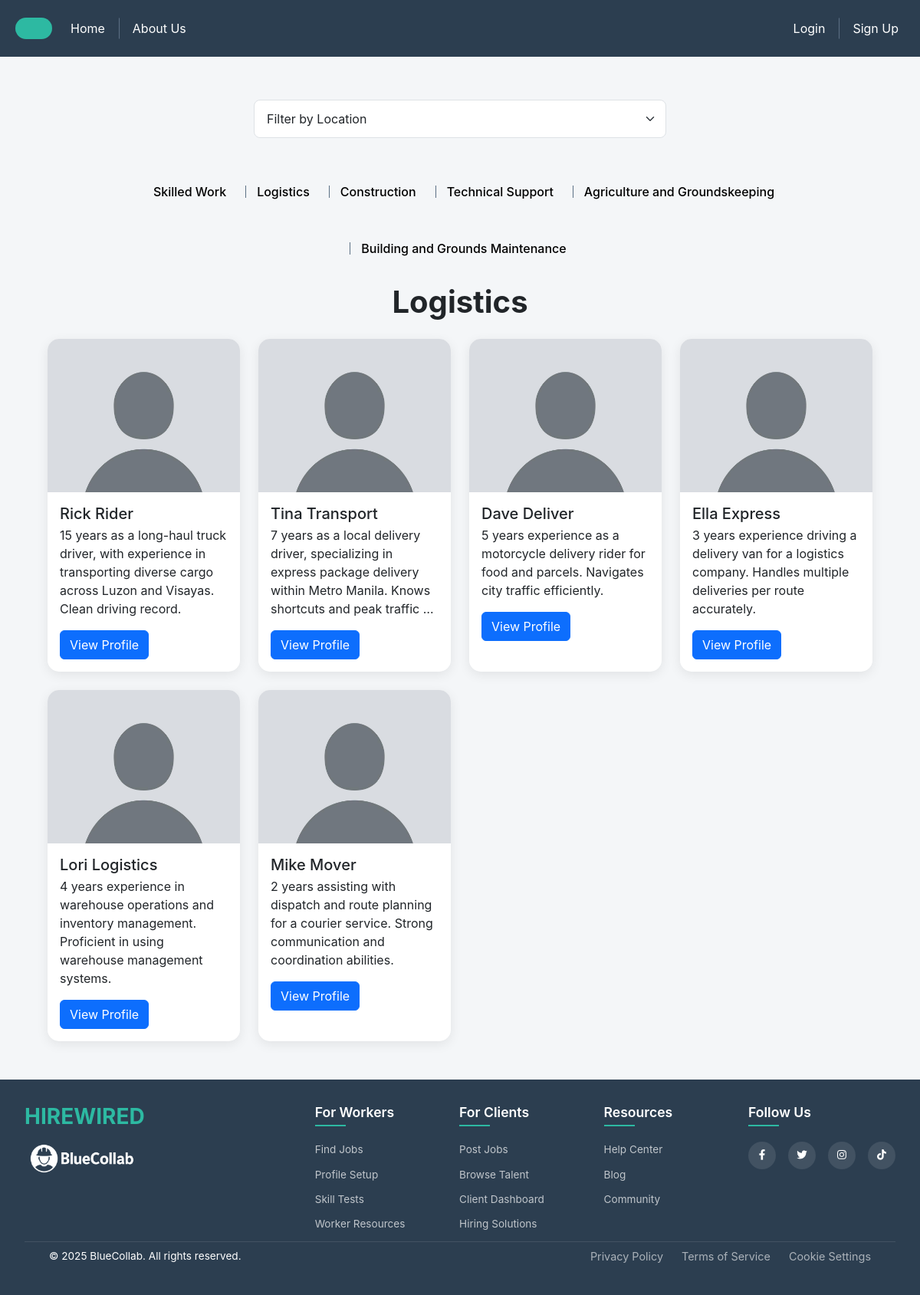
The page /workers/?category=Logistics on the database as committed earlier.
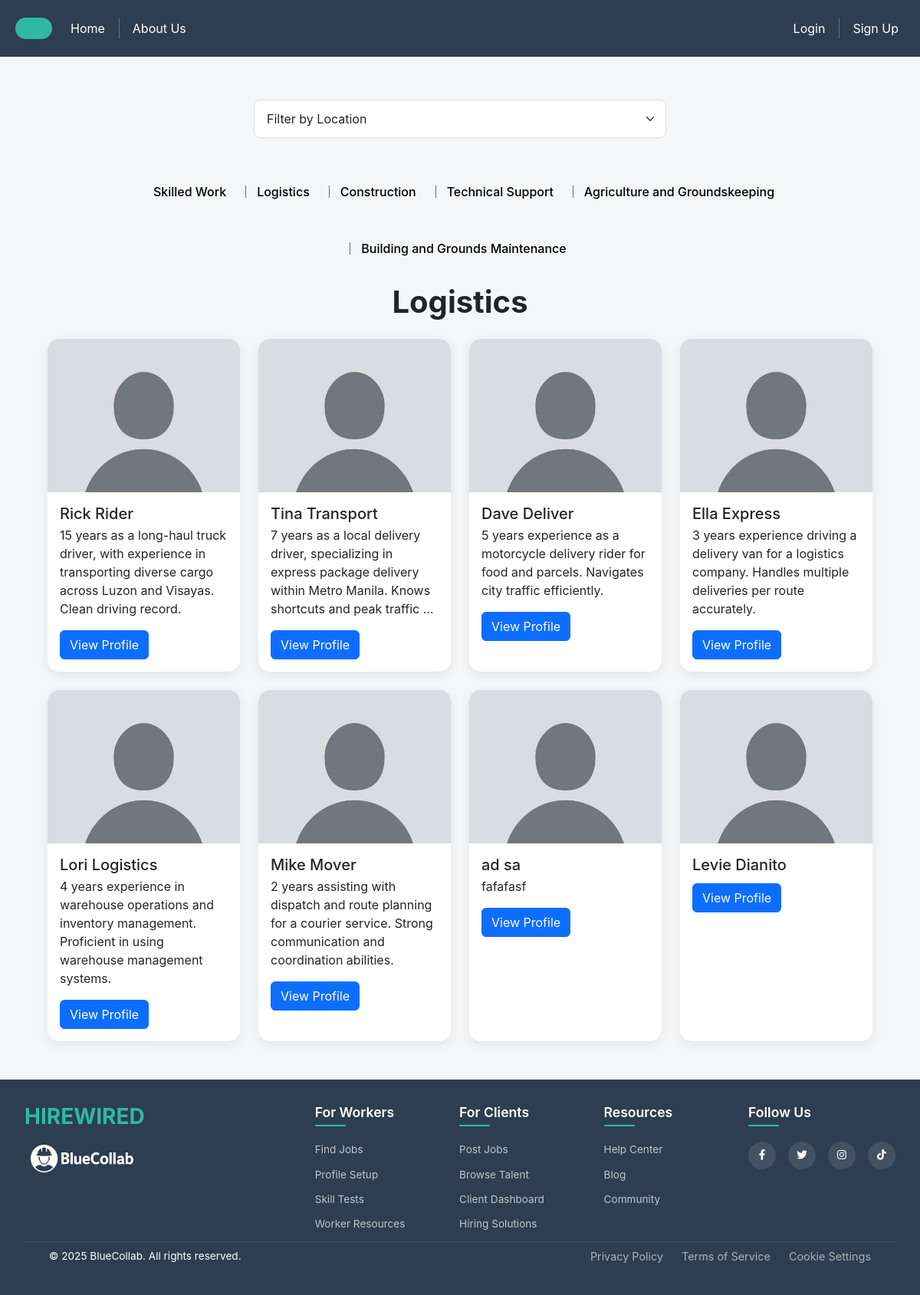
The same page on the database as committed later.
### profiles/models.py (models this page shows, shortened)
class Category(models.Model):
    name = models.CharField(max_length=255, unique=True)
    def __str__(self):
        return self.name

class WorkerProfile(models.Model):
    user = models.OneToOneField(settings.AUTH_USER_MODEL, on_delete=models.CASCADE)
    categories = models.ManyToManyField(Category, blank=True)
    location = models.CharField(max_length=255, blank=True)
    experience = models.TextField(blank=True)
    details = models.TextField(blank=True)
    contact_number = models.CharField(max_length=100, blank=True)
    profile_picture = models.ImageField(upload_to='profile_pictures/', blank=True, null=True, default='profile_pictures/default.jpg')
    certification = models.FileField(upload_to='certifications/', blank=True, null=True)

### session/models.py (models this page shows, shortened)
class User(AbstractUser):
    USER_TYPE_CHOICES = (
        ('worker', 'Worker'),
        ('employer', 'Employer'),
    )
    username = models.CharField(max_length=20, unique=True)
    user_type = models.CharField(max_length=10, choices=USER_TYPE_CHOICES)
    contact_number = models.CharField(max_length=100, blank=True, null=True)
    objects = UserManager()

### hireworkers/views.py (the view)
# urls.py: path('workers/', hire_workers_view, name='hire_workers_view'),
def hire_workers_view(request, *args, **kwargs):
    selected_location = request.GET.get("location")
    categories = Category.objects.all()
    selected_category = request.GET.get('category') or (categories[0].name if categories else None)
    workers = []
    if selected_category:
        workers = get_user_model().objects.filter(
            workerprofile__categories__name=selected_category
        ).distinct()
        if selected_location:
            workers = workers.filter(workerprofile__location__icontains=selected_location)
    locations = get_user_model().objects.filter(
        workerprofile__categories__name=selected_category
    ).exclude(workerprofile__location__isnull=True) \
     .exclude(workerprofile__location__exact='') \
     .values_list('workerprofile__location', flat=True).distinct()
    context = {
        'categories': categories,
        'selected_category': selected_category,
        'workers': workers,
        'locations': locations,
        'selected_location': selected_location,
    }
    return render(request, 'workers.html', context)

### hireworkers/templates/workers.html (shortened to what this page needs)
{% extends 'base.html' %}
{% load static %}
{% block add_css %}
    <link rel="stylesheet" href="{% static 'css/hireworker.css' %}">
    <link href="https://cdn.jsdelivr.net/npm/aos@2.3.4/dist/aos.css" rel="stylesheet">
{% endblock  %}
{% block nav %}
    {% include 'nav.html' %}
{% endblock %}
{% block content %}
<div class="body-container">
    <div class="col">
        <form method="GET">
            <div class="row mb-3 justify-content-center">
                <div class="col-md-6">
                    <select name="location" class="form-select" onchange="this.form.submit()">
                        <option value="">Filter by Location</option>
                    </select>
                </div>
            </div>
        </form>
    </div>
    <div class="row">
        <nav class="d-flex justify-content-center mt-3 flex-wrap">
            <div class="categories-nav-wrapper">
                {% for cat in categories %}
                    <a href="?category={{ cat }}" class="categories-nav {% if cat == selected_category %}active{% endif %}">{{ cat }}</a>
                {% endfor %}
            </div>
        </nav>
    </div>
    <div class="text-center mt-4">
        <h1>{{ selected_category }}</h1>
    </div>
    <div class="container mt-4">
        <div class="row row-cols-1 row-cols-sm-2 row-cols-md-3 row-cols-lg-4 g-4">
            {% for worker in workers %}
                <div class="col" data-aos="fade-up">
                    <div class="card h-100">
                        <img src="{{ worker.workerprofile.profile_picture.url }}" class="card-img-top" alt="Profile picture">
                        <div class="card-body">
                            <h5 class="card-title">{{ worker.get_full_name }}</h5>
                            <p class="card-text">{{ worker.workerprofile.experience|truncatewords:20 }}</p>
                            <a href="{% url 'hire_worker_profile_view' worker.id %}" class="btn btn-primary">View Profile</a>
                        </div>
                    </div>
                </div>
            {% empty %}
                <div class="text-center col-12">
                    <p>No workers found for this category.</p>
                </div>
            {% endfor %}
        </div>
    </div>
</div>
{% endblock %}
{% block footer %}
    {% include 'footer.html' %}
{% endblock %}

Rows that differ between the two databases and show on the page:
added User: workerprofile.profile_picture (placeholder picture), get_full_name "ad sa", workerprofile.experience "fafafasf"
added User: workerprofile.profile_picture (placeholder picture), get_full_name "Levie Dianito"
